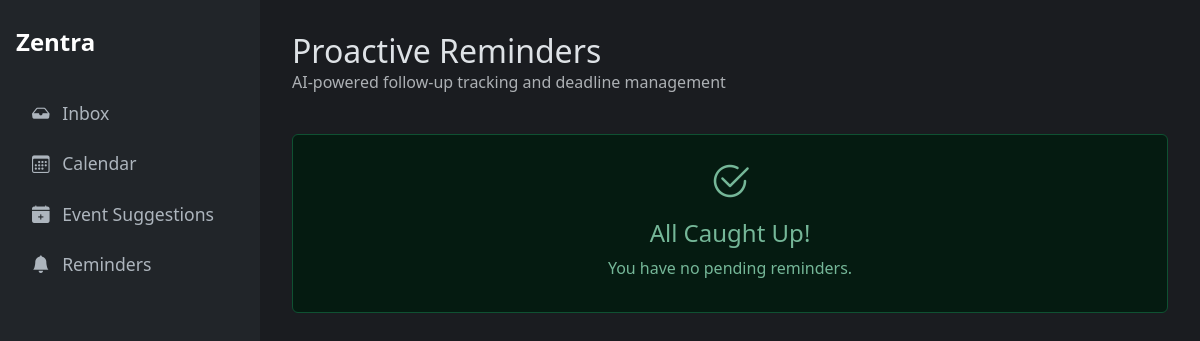
The app's page /reminders, older data.
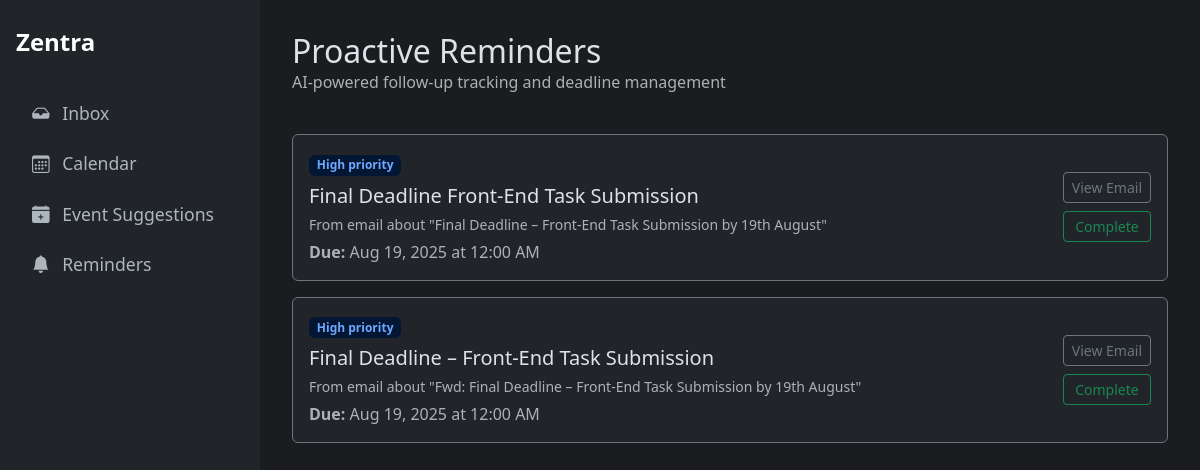
The same page, newer data.
### tables this page shows
CREATE TABLE reminders (
    id INTEGER PRIMARY KEY AUTOINCREMENT,
    created_at TIMESTAMP NOT NULL DEFAULT CURRENT_TIMESTAMP,
    summary TEXT NOT NULL,
    due_date TEXT NOT NULL,
    status TEXT NOT NULL DEFAULT 'active', -- active, completed
    source_email_id INTEGER,
    FOREIGN KEY (source_email_id) REFERENCES classifications (id)
);

CREATE TABLE classifications (
    id INTEGER PRIMARY KEY AUTOINCREMENT,
    gmail_message_id TEXT UNIQUE NOT NULL, -- NEW: Added unique message ID
    created_at TIMESTAMP NOT NULL DEFAULT CURRENT_TIMESTAMP,
    subject TEXT NOT NULL,
    sender TEXT NOT NULL,
    body TEXT,
    category TEXT,
    confidence REAL,
    priority_analysis TEXT,
    category_reason TEXT,
    summary TEXT,
    important_terms TEXT,
    response_draft TEXT
);

### Oauth.py (the view)
@app.route("/reminders")
def reminders_view():
    reminders_raw = database.get_reminders(status='active')
    reminders = []
    now = datetime.now()
    for r in reminders_raw:
        try:
            reminder = dict(r)
            due_date = parse(r['due_date'])
            reminder['due_date_formatted'] = due_date.strftime("%b %d, %Y at %I:%M %p")
            classification = database.get_classification_by_id(r['source_email_id'])
            reminder['email_subject'] = classification['subject'] if classification else "Unknown"
            reminder['is_overdue'] = due_date < now
            reminders.append(reminder)
        except Exception as e:
            print(f"Error processing reminder {r['id']}: {e}")
            continue
    return render_template("reminders.html", reminders=reminders)

### database.py (called while the page is built)
def get_db_connection():
    conn = sqlite3.connect(DATABASE_FILE, timeout=10)
    conn.row_factory = sqlite3.Row
    return conn

def get_classification_by_id(classification_id):
    conn = get_db_connection()
    classification = conn.execute(
        'SELECT * FROM classifications WHERE id = ?', (classification_id,)
    ).fetchone()
    conn.close()
    return classification

def get_reminders(status='active'):
    conn = get_db_connection()
    reminders = conn.execute(
        "SELECT * FROM reminders WHERE status = ? ORDER BY due_date ASC", (status,)
    ).fetchall()
    conn.close()
    return reminders

### templates/reminders.html (shortened to what this page needs)
{% extends "layout.html" %}
{% block content %}
<div class="d-flex justify-content-between align-items-center mb-4">
  <div>
    <h1 class="h2 mb-0">Proactive Reminders</h1>
    <p class="text-muted">AI-powered follow-up tracking and deadline management</p>
  </div>
</div>
{% for item in reminders %}
<div class="card mb-3 bg-dark {% if item.is_overdue %}border-danger{% else %}border-secondary{% endif %}">
    <div class="card-body">
        <div class="d-flex align-items-center">
            <div class="flex-grow-1">
                <div class="mb-2">
                    <span class="badge {% if item.is_overdue %}bg-danger-subtle text-danger-emphasis{% else %}bg-primary-subtle text-primary-emphasis{% endif %}">High priority</span>
                </div>
                <h5 class="mb-1">{{ item.summary }}</h5>
                <p class="mb-1 text-muted"><small>From email about "{{ item.email_subject }}"</small></p>
                <p class="mb-0 text-muted"><strong>Due:</strong> {{ item.due_date_formatted }}</p>
            </div>
            <div class="ms-3 d-grid gap-2">
                <a href="/classification/{{ item.source_email_id }}" class="btn btn-outline-secondary btn-sm">View Email</a>
                <a href="/complete_reminder/{{ item.id }}" class="btn btn-outline-success btn-sm">Complete</a>
            </div>
        </div>
    </div>
</div>
{% else %}
<div class="alert alert-success text-center">
    <i class="bi bi-check2-circle fs-1"></i>
    <h4 class="alert-heading mt-2">All Caught Up!</h4>
    <p>You have no pending reminders.</p>
</div>
{% endfor %}
{% endblock %}

### templates/layout.html (shortened to what this page needs)
<!doctype html>
<html lang="en" data-bs-theme="dark">
  <head>
    <link href="https://cdn.jsdelivr.net/npm/bootstrap@5.3.3/dist/css/bootstrap.min.css" rel="stylesheet">
    <link href="https://cdn.jsdelivr.net/npm/bootstrap-icons@1.11.3/font/bootstrap-icons.min.css" rel="stylesheet">
  </head>
  <body>
    <div class="sidebar d-flex flex-column">
      <div class="sidebar-header">Zentra</div>
      <ul class="nav flex-column">
        <li class="nav-item"><a class="nav-link" href="/recent_classified"><i class="bi bi-inbox-fill me-2"></i> Inbox</a></li>
        <li class="nav-item"><a class="nav-link" href="/calendar"><i class="bi bi-calendar3 me-2"></i> Calendar</a></li>
        <li class="nav-item"><a class="nav-link" href="/suggestions"><i class="bi bi-calendar-plus-fill me-2"></i> Event Suggestions</a></li>
        <li class="nav-item">
          <a class="nav-link" href="/reminders"><i class="bi bi-bell-fill me-2"></i> Reminders</a>
        </li>
      </ul>
    </div>
    <div class="main-content">
      {% block content %}{% endblock %}
    </div>
  </body>
</html>

### templates/layout.html (style rules this page uses)
body { display: flex; min-height: 100vh; background-color: #1a1c20; color: #dee2e6; }
.sidebar { width: 260px; flex-shrink: 0; background-color: #212529; padding: 1.5rem 1rem; }
.main-content { flex-grow: 1; padding: 2rem; overflow-y: auto; }
.nav-link { color: #adb5bd; font-size: 1.1rem; margin-bottom: 0.5rem; }
.sidebar-header { font-size: 1.5rem; font-weight: bold; color: #fff; margin-bottom: 2rem; }

Row changes from the older to the newer data that the page shows:
added reminders: summary "Final Deadline Front-End Task Submission"
added classifications: email_subject "Final Deadline – Front-End Task Submission by 19th August"
added reminders: summary "Final Deadline – Front-End Task Submission"
added classifications: email_subject "Fwd: Final Deadline – Front-End Task Submission by 19th August"
Text that changed along with them:
new list line: "High priority From email about \" \" Due: Aug 19, 2025 at 12:00 AM View Email Complete"
text no longer shown: "All Caught Up! You have no pending reminders."
